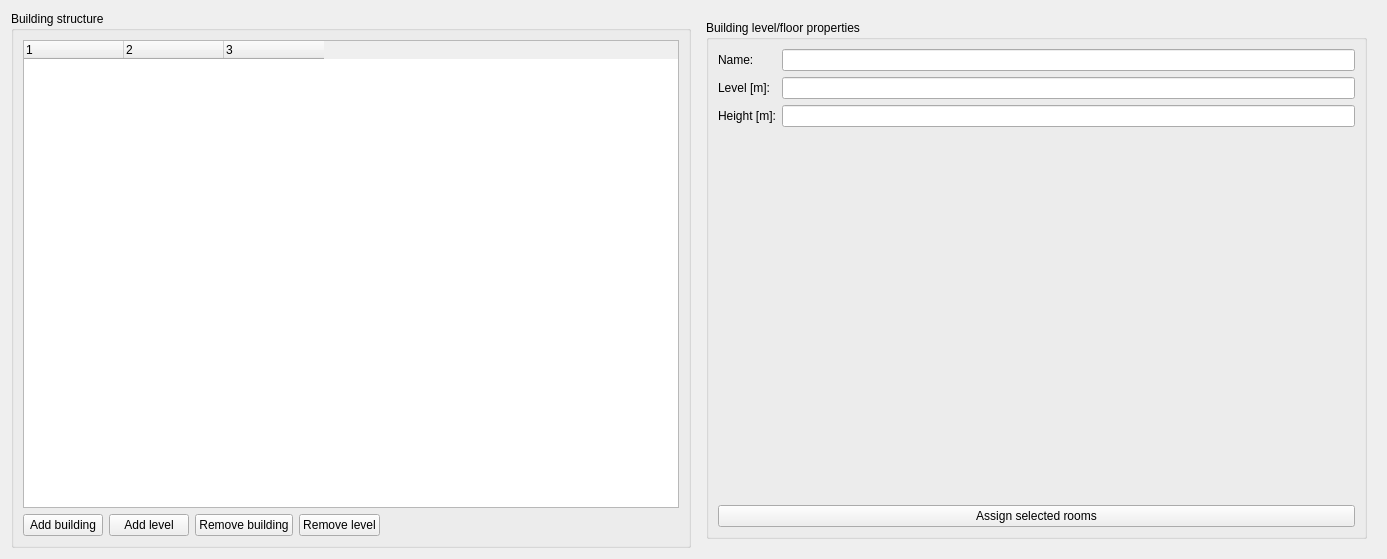
<?xml version="1.0" encoding="UTF-8"?>
<ui version="4.0">
 <class>SVFloorManagerWidget</class>
 <widget class="QWidget" name="SVFloorManagerWidget">
  <property name="geometry">
   <rect>
    <x>0</x>
    <y>0</y>
    <width>1387</width>
    <height>559</height>
   </rect>
  </property>
  <property name="windowTitle">
   <string>Floor manager</string>
  </property>
  <layout class="QHBoxLayout" name="horizontalLayout">
   <item>
    <widget class="QGroupBox" name="groupBox">
     <property name="title">
      <string>Building structure</string>
     </property>
     <layout class="QGridLayout" name="gridLayout">
      <item row="0" column="0" colspan="5">
       <widget class="QTreeWidget" name="treeWidget">
        <property name="alternatingRowColors">
         <bool>true</bool>
        </property>
        <property name="columnCount">
         <number>3</number>
        </property>
        <attribute name="headerStretchLastSection">
         <bool>false</bool>
        </attribute>
        <column>
         <property name="text">
          <string notr="true">1</string>
         </property>
        </column>
        <column>
         <property name="text">
          <string notr="true">2</string>
         </property>
        </column>
        <column>
         <property name="text">
          <string notr="true">3</string>
         </property>
        </column>
       </widget>
      </item>
      <item row="1" column="0">
       <widget class="QPushButton" name="pushButtonAddBuilding">
        <property name="text">
         <string>Add building</string>
        </property>
        <property name="icon">
         <iconset resource="../resources/SIM-VICUS.qrc">
          <normaloff>:/gfx/actions/24x24/plus.png</normaloff>:/gfx/actions/24x24/plus.png</iconset>
        </property>
       </widget>
      </item>
      <item row="1" column="3">
       <widget class="QPushButton" name="pushButtonRemoveLevel">
        <property name="text">
         <string>Remove level</string>
        </property>
        <property name="icon">
         <iconset resource="../resources/SIM-VICUS.qrc">
          <normaloff>:/gfx/actions/24x24/minus.png</normaloff>:/gfx/actions/24x24/minus.png</iconset>
        </property>
       </widget>
      </item>
      <item row="1" column="1">
       <widget class="QPushButton" name="pushButtonAddLevel">
        <property name="text">
         <string>Add level</string>
        </property>
        <property name="icon">
         <iconset resource="../resources/SIM-VICUS.qrc">
          <normaloff>:/gfx/actions/24x24/plus.png</normaloff>:/gfx/actions/24x24/plus.png</iconset>
        </property>
       </widget>
      </item>
      <item row="1" column="2">
       <widget class="QPushButton" name="pushButtonRemoveBuilding">
        <property name="text">
         <string>Remove building</string>
        </property>
        <property name="icon">
         <iconset resource="../resources/SIM-VICUS.qrc">
          <normaloff>:/gfx/actions/24x24/minus.png</normaloff>:/gfx/actions/24x24/minus.png</iconset>
        </property>
       </widget>
      </item>
      <item row="1" column="4">
       <spacer name="horizontalSpacer">
        <property name="orientation">
         <enum>Qt::Horizontal</enum>
        </property>
        <property name="sizeHint" stdset="0">
         <size>
          <width>79</width>
          <height>20</height>
         </size>
        </property>
       </spacer>
      </item>
     </layout>
    </widget>
   </item>
   <item>
    <widget class="QStackedWidget" name="stackedWidget">
     <property name="currentIndex">
      <number>1</number>
     </property>
     <widget class="QWidget" name="page">
      <layout class="QVBoxLayout" name="verticalLayout">
       <item>
        <widget class="QGroupBox" name="groupBoxBuildingProperties">
         <property name="title">
          <string>Building properties</string>
         </property>
         <layout class="QGridLayout" name="gridLayout_4">
          <item row="0" column="0">
           <widget class="QLabel" name="label">
            <property name="text">
             <string>Name:</string>
            </property>
           </widget>
          </item>
          <item row="0" column="1">
           <widget class="QLineEdit" name="lineEditBuildingName"/>
          </item>
          <item row="1" column="1">
           <spacer name="verticalSpacer_2">
            <property name="orientation">
             <enum>Qt::Vertical</enum>
            </property>
            <property name="sizeHint" stdset="0">
             <size>
              <width>20</width>
              <height>40</height>
             </size>
            </property>
           </spacer>
          </item>
          <item row="2" column="0" colspan="2">
           <widget class="QPushButton" name="pushButtonAssignLevel">
            <property name="text">
             <string>Assign selected levels</string>
            </property>
           </widget>
          </item>
         </layout>
        </widget>
       </item>
      </layout>
     </widget>
     <widget class="QWidget" name="page_2">
      <layout class="QVBoxLayout" name="verticalLayout_2">
       <item>
        <widget class="QGroupBox" name="groupBoxLevelProperties">
         <property name="title">
          <string>Building level/floor properties</string>
         </property>
         <layout class="QGridLayout" name="gridLayout_3">
          <item row="0" column="0">
           <widget class="QLabel" name="label_2">
            <property name="text">
             <string>Name:</string>
            </property>
           </widget>
          </item>
          <item row="0" column="1">
           <widget class="QLineEdit" name="lineEditLevelName"/>
          </item>
          <item row="1" column="0">
           <widget class="QLabel" name="label_3">
            <property name="text">
             <string>Level [m]:</string>
            </property>
           </widget>
          </item>
          <item row="1" column="1">
           <widget class="QLineEdit" name="lineEditLevel"/>
          </item>
          <item row="2" column="0">
           <widget class="QLabel" name="label_4">
            <property name="text">
             <string>Height [m]:</string>
            </property>
           </widget>
          </item>
          <item row="2" column="1">
           <widget class="QLineEdit" name="lineEditHeight"/>
          </item>
          <item row="3" column="0">
           <spacer name="verticalSpacer">
            <property name="orientation">
             <enum>Qt::Vertical</enum>
            </property>
            <property name="sizeHint" stdset="0">
             <size>
              <width>20</width>
              <height>40</height>
             </size>
            </property>
           </spacer>
          </item>
          <item row="4" column="0" colspan="2">
           <widget class="QPushButton" name="pushButtonAssignRooms">
            <property name="text">
             <string>Assign selected rooms</string>
            </property>
           </widget>
          </item>
         </layout>
        </widget>
       </item>
      </layout>
     </widget>
    </widget>
   </item>
  </layout>
 </widget>
 <resources>
  <include location="../resources/SIM-VICUS.qrc"/>
 </resources>
 <connections/>
</ui>
